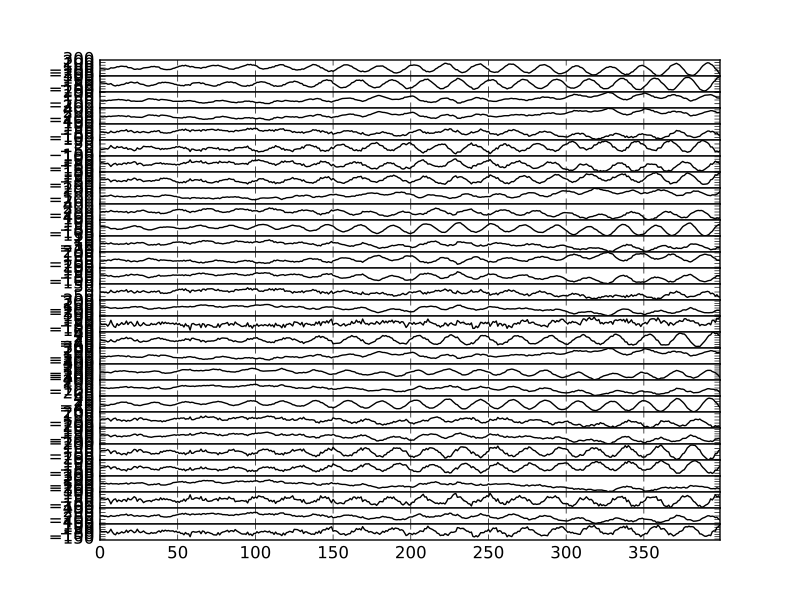

Generate this figure with Python:
import numpy as np
np.random.seed(1)
from bayespy.nodes import GaussianARD, GaussianMarkovChain, Gamma, Dot
M = 30
N = 400
D = 10
alpha = Gamma(1e-5,
              1e-5,
              plates=(D,),
              name='alpha')
A = GaussianARD(0,
                alpha,
                shape=(D,),
                plates=(D,),
                name='A')
X = GaussianMarkovChain(np.zeros(D),
                        1e-3*np.identity(D),
                        A,
                        np.ones(D),
                        n=N,
                        name='X')
gamma = Gamma(1e-5,
              1e-5,
              plates=(D,),
              name='gamma')
C = GaussianARD(0,
                gamma,
                shape=(D,),
                plates=(M,1),
                name='C')
F = Dot(C,
        X,
        name='F')
C.initialize_from_random()
tau = Gamma(1e-5,
            1e-5,
            name='tau')
Y = GaussianARD(F,
                tau,
                name='Y')
from bayespy.inference import VB
Q = VB(X, C, gamma, A, alpha, tau, Y)
w = 0.3
a = np.array([[np.cos(w), -np.sin(w), 0, 0],
              [np.sin(w), np.cos(w),  0, 0],
              [0,         0,          1, 0],
              [0,         0,          0, 0]])
c = np.random.randn(M,4)
x = np.empty((N,4))
f = np.empty((M,N))
y = np.empty((M,N))
x[0] = 10*np.random.randn(4)
f[:,0] = np.dot(c,x[0])
y[:,0] = f[:,0] + 3*np.random.randn(M)
for n in range(N-1):
    x[n+1] = np.dot(a,x[n]) + [1,1,10,10]*np.random.randn(4)
    f[:,n+1] = np.dot(c,x[n+1])
    y[:,n+1] = f[:,n+1] + 3*np.random.randn(M)
from bayespy.utils import random
mask = random.mask(M, N, p=0.2)
Y.observe(y, mask=mask)
import bayespy.plot as bpplt
Q.update(repeat=10)
from bayespy.inference.vmp import transformations
rotC = transformations.RotateGaussianARD(C, gamma)
rotA = transformations.RotateGaussianARD(A, alpha)
rotX = transformations.RotateGaussianMarkovChain(X, rotA)
R = transformations.RotationOptimizer(rotX, rotC, D)
Q.callback = R.rotate
Q.update(repeat=1000)
bpplt.plot(F, center=True)
bpplt.pyplot.show()
